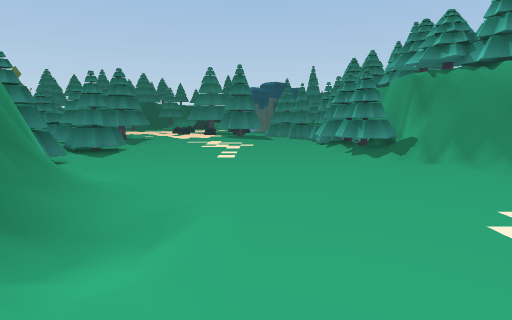
[1] (above)

16 first-person views from a walk through a 3-D level made in the Unity game engine. The camera is 1.5 m above the floor, tilts 8° down and sees 80° across. The floor is counted in squares, 0.83 m on a side. Each view is taken from the middle of a square. On the plan, view 1 faces up. The plan holds only what a view shows up to about 16 squares ahead; the rest is blank. The place goes on beyond the plan. The player is left out.

[2]
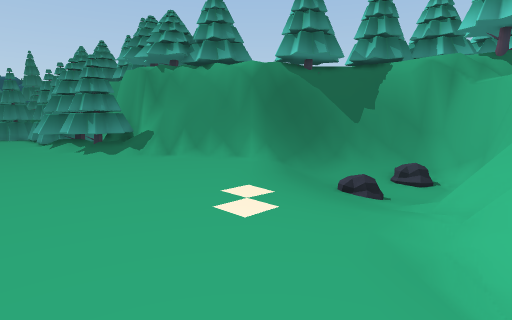

[3]
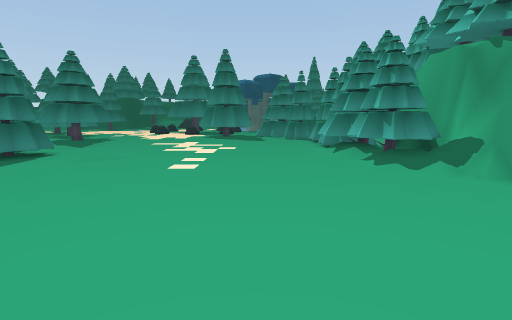

[4]
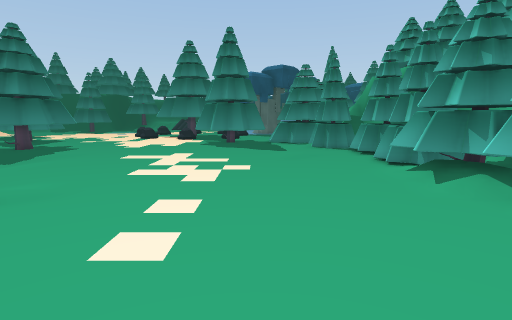

[5]
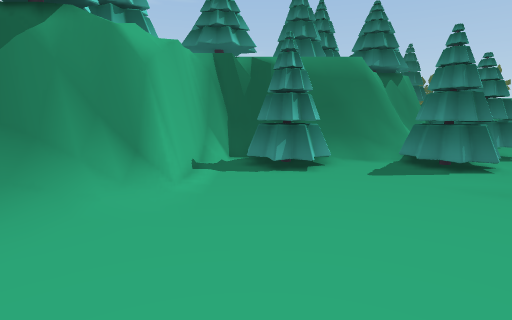

[6]
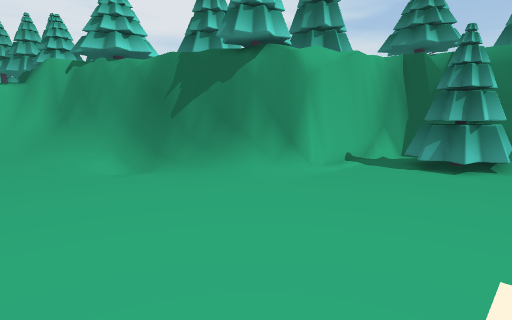

[7]
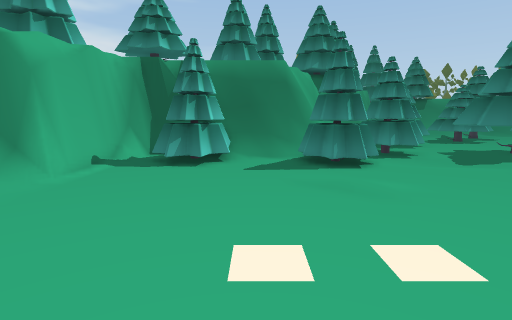

[8]
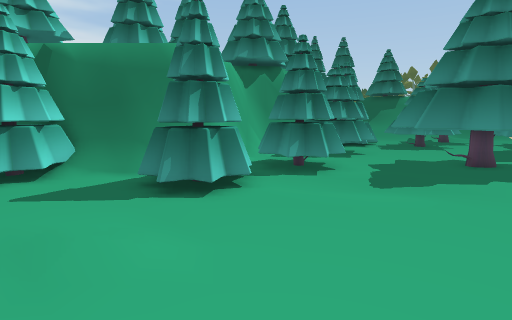

[9]
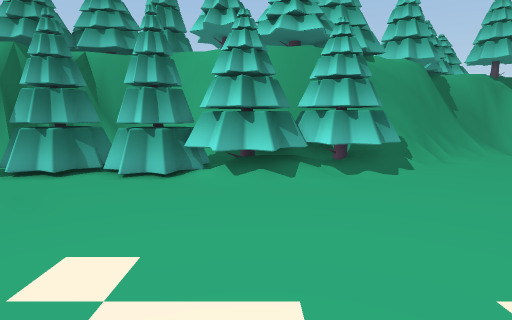

[10]
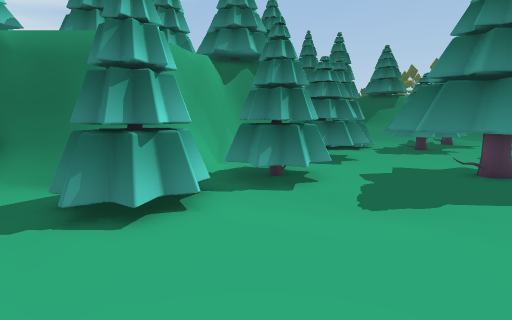

[11]
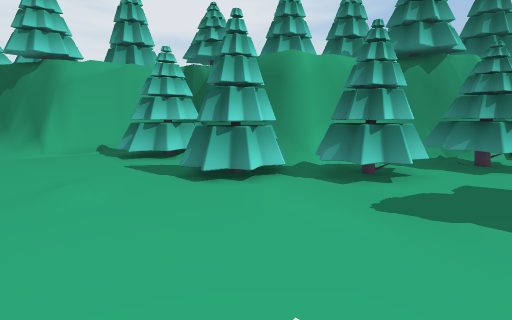

[12]
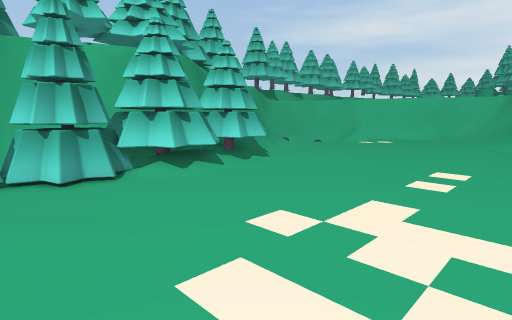

[13]
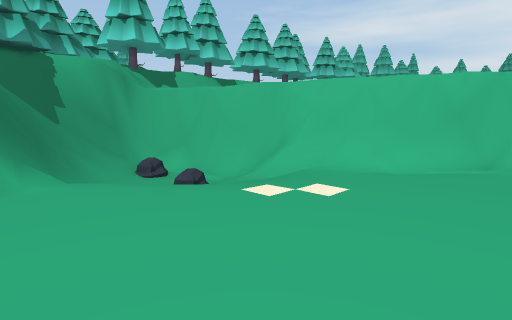

[14]
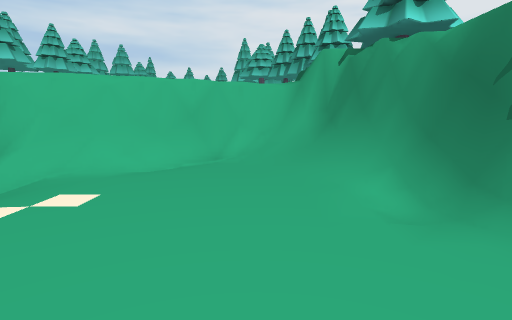

[15]
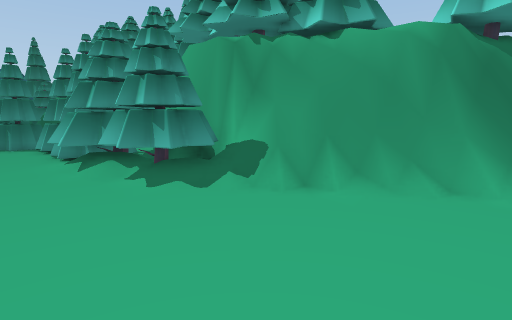

[16]
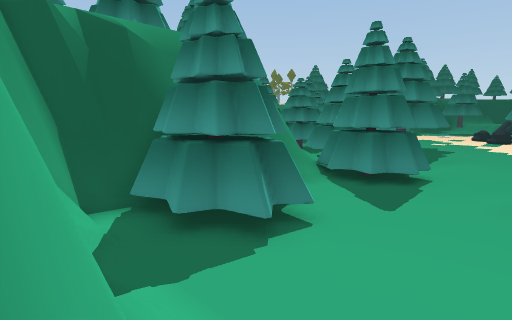

### Floor plan
Key: @ floor where view 1 was taken; # wall or solid block; . main floor; : floor 0.25 m higher than the main floor; - floor 0.25 m lower than the main floor; _ floor 0.5 m lower than the main floor; < floor 0.75 m lower than the main floor; ( floor 1 m lower than the main floor; / step, stairs or slope; = window, fence, low wall or low ledge; ^ raised ledge; R rock; O other object.
Columns run from 23 left of view 1 to 17 right of it. Each row starts with its distance up from view 1.
 29      ..  OOOO...............OOO  ##
 28       O..OOO................OOOO  #
 27      OOO.O.O.................OO  =#
 26 ##  OOOO.....-..............OOOO ##
 25   ## OOO.OO..-..............OOOO #
 24   ### O. OOO.-...............OOO##
 23    ## ..OOOO.-..............OOOO#
 22     ##=..OO.OO..............OOOO#
 21      ####=.OOOO.............OO O#
 20        ###:OOOO.............OOOO#
 19          ##.OO..............OOOO#
 18          ###................OOOO##
 17           ##.................OO###
 16          ##OO................./==##
 15          ##OOO.................=###
 14          #OOOO..................==##
 13          ##OOO................../#=#
 12          ###...................../=##
 11           ####==/.................#=###
 10             #####/................/==###
  9                ##=/...............///==##
  8                 #=/.............-//////=#
  7                 #==/-..........-//_<///=#
  6                 ##=/-/.........-//  <//_#
  5                  ##=//........-/_/R<(/- #
  4                   #=//........-///<((((##
  3                   #=//........./=//=####
  2                   #=#//.......=#=#####
  1                   ##=///....=######
  0                   ##==/@/..####
 -1                    ##=///=##
 -2                     ###=###
 -3                     ###^#
 -4                       ^^

Positions as (right, up) in squares from view 1, and headings:
1: (0, 0), facing up
2: (1, 1), facing up-right
3: (1, 6), facing up
4: (0, 13), facing up
5: (1, 13), facing left
6: (2, 17), facing down-left
7: (2, 17), facing left
8: (-2, 22), facing left
9: (-4, 22), facing right
10: (-4, 23), facing left
11: (-4, 28), facing down-left
12: (-4, 28), facing down-right
13: (1, 12), facing down-right
14: (1, 12), facing down
15: (2, 10), facing up-right
16: (-6, 10), facing up-left
